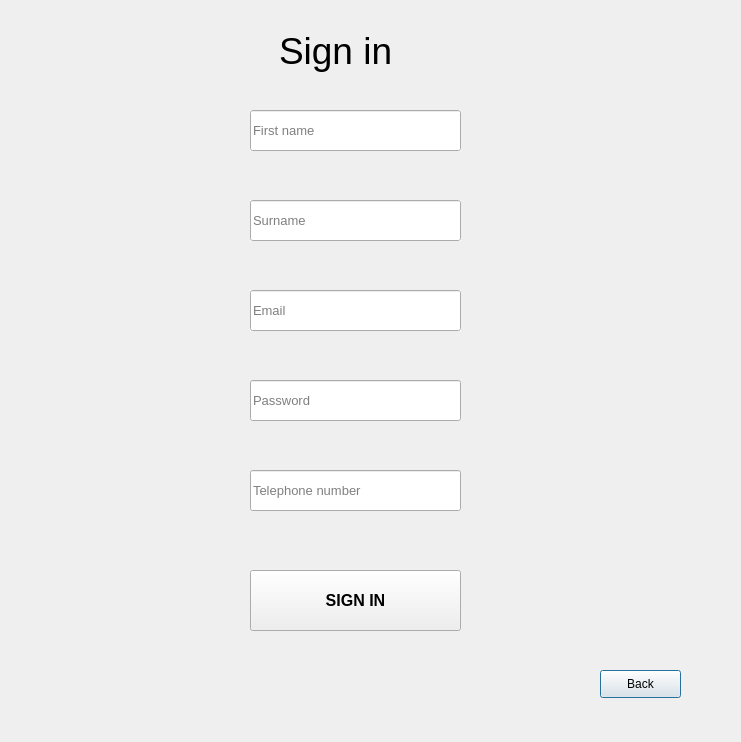
<?xml version="1.0" encoding="UTF-8"?>
<ui version="4.0">
 <class>sign_in</class>
 <widget class="QDialog" name="sign_in">
  <property name="geometry">
   <rect>
    <x>0</x>
    <y>0</y>
    <width>741</width>
    <height>742</height>
   </rect>
  </property>
  <property name="windowTitle">
   <string>Dialog</string>
  </property>
  <widget class="QLineEdit" name="first_name">
   <property name="enabled">
    <bool>true</bool>
   </property>
   <property name="geometry">
    <rect>
     <x>250</x>
     <y>110</y>
     <width>211</width>
     <height>41</height>
    </rect>
   </property>
   <property name="font">
    <font>
     <pointsize>10</pointsize>
    </font>
   </property>
   <property name="toolTip">
    <string/>
   </property>
   <property name="autoFillBackground">
    <bool>true</bool>
   </property>
   <property name="text">
    <string/>
   </property>
   <property name="echoMode">
    <enum>QLineEdit::EchoMode::Normal</enum>
   </property>
   <property name="placeholderText">
    <string>First name</string>
   </property>
  </widget>
  <widget class="QLineEdit" name="password">
   <property name="geometry">
    <rect>
     <x>250</x>
     <y>380</y>
     <width>211</width>
     <height>41</height>
    </rect>
   </property>
   <property name="font">
    <font>
     <pointsize>10</pointsize>
    </font>
   </property>
   <property name="toolTip">
    <string>&lt;html&gt;&lt;head/&gt;&lt;body&gt;&lt;p&gt;Password must contain at least:&lt;br/&gt;- 3 special signs&lt;br/&gt;- 3 big letters&lt;br/&gt;- 3 numbers&lt;/p&gt;&lt;p&gt;and be at leat 8 letters long&lt;/p&gt;&lt;/body&gt;&lt;/html&gt;</string>
   </property>
   <property name="text">
    <string/>
   </property>
   <property name="echoMode">
    <enum>QLineEdit::EchoMode::Password</enum>
   </property>
   <property name="placeholderText">
    <string>Password</string>
   </property>
  </widget>
  <widget class="QLabel" name="error_on_password">
   <property name="geometry">
    <rect>
     <x>249</x>
     <y>430</y>
     <width>211</width>
     <height>19</height>
    </rect>
   </property>
   <property name="font">
    <font>
     <pointsize>10</pointsize>
     <bold>true</bold>
    </font>
   </property>
   <property name="styleSheet">
    <string notr="true">QLabel{color: red;}</string>
   </property>
   <property name="text">
    <string/>
   </property>
  </widget>
  <widget class="QLabel" name="label">
   <property name="geometry">
    <rect>
     <x>279</x>
     <y>20</y>
     <width>191</width>
     <height>61</height>
    </rect>
   </property>
   <property name="font">
    <font>
     <pointsize>28</pointsize>
    </font>
   </property>
   <property name="text">
    <string>Sign in</string>
   </property>
  </widget>
  <widget class="QLabel" name="error_on_surname">
   <property name="geometry">
    <rect>
     <x>249</x>
     <y>250</y>
     <width>211</width>
     <height>19</height>
    </rect>
   </property>
   <property name="font">
    <font>
     <pointsize>10</pointsize>
     <bold>true</bold>
    </font>
   </property>
   <property name="styleSheet">
    <string notr="true">QLabel{color: red;}</string>
   </property>
   <property name="text">
    <string/>
   </property>
  </widget>
  <widget class="QPushButton" name="sign_to_db">
   <property name="geometry">
    <rect>
     <x>250</x>
     <y>570</y>
     <width>211</width>
     <height>61</height>
    </rect>
   </property>
   <property name="font">
    <font>
     <pointsize>12</pointsize>
     <bold>true</bold>
    </font>
   </property>
   <property name="autoFillBackground">
    <bool>false</bool>
   </property>
   <property name="text">
    <string>SIGN IN</string>
   </property>
   <property name="autoDefault">
    <bool>false</bool>
   </property>
   <property name="default">
    <bool>false</bool>
   </property>
  </widget>
  <widget class="QLabel" name="error_on_first_name">
   <property name="geometry">
    <rect>
     <x>249</x>
     <y>160</y>
     <width>211</width>
     <height>19</height>
    </rect>
   </property>
   <property name="font">
    <font>
     <pointsize>10</pointsize>
     <bold>true</bold>
    </font>
   </property>
   <property name="styleSheet">
    <string notr="true">QLabel{color: red;}</string>
   </property>
   <property name="text">
    <string/>
   </property>
  </widget>
  <widget class="QLabel" name="error_on_email">
   <property name="geometry">
    <rect>
     <x>249</x>
     <y>340</y>
     <width>211</width>
     <height>19</height>
    </rect>
   </property>
   <property name="font">
    <font>
     <pointsize>10</pointsize>
     <bold>true</bold>
    </font>
   </property>
   <property name="styleSheet">
    <string notr="true">QLabel{color: red;}</string>
   </property>
   <property name="text">
    <string/>
   </property>
  </widget>
  <widget class="QPushButton" name="back_button">
   <property name="geometry">
    <rect>
     <x>600</x>
     <y>670</y>
     <width>81</width>
     <height>28</height>
    </rect>
   </property>
   <property name="text">
    <string>Back</string>
   </property>
  </widget>
  <widget class="QLineEdit" name="surname">
   <property name="enabled">
    <bool>true</bool>
   </property>
   <property name="geometry">
    <rect>
     <x>250</x>
     <y>200</y>
     <width>211</width>
     <height>41</height>
    </rect>
   </property>
   <property name="font">
    <font>
     <pointsize>10</pointsize>
    </font>
   </property>
   <property name="toolTip">
    <string/>
   </property>
   <property name="autoFillBackground">
    <bool>true</bool>
   </property>
   <property name="text">
    <string/>
   </property>
   <property name="echoMode">
    <enum>QLineEdit::EchoMode::Normal</enum>
   </property>
   <property name="placeholderText">
    <string>Surname</string>
   </property>
  </widget>
  <widget class="QLabel" name="error_on_phone_number">
   <property name="geometry">
    <rect>
     <x>249</x>
     <y>520</y>
     <width>211</width>
     <height>19</height>
    </rect>
   </property>
   <property name="font">
    <font>
     <pointsize>10</pointsize>
     <bold>true</bold>
    </font>
   </property>
   <property name="styleSheet">
    <string notr="true">QLabel{color: red;}</string>
   </property>
   <property name="text">
    <string/>
   </property>
  </widget>
  <widget class="QLineEdit" name="telephone_number">
   <property name="geometry">
    <rect>
     <x>250</x>
     <y>470</y>
     <width>211</width>
     <height>41</height>
    </rect>
   </property>
   <property name="font">
    <font>
     <pointsize>10</pointsize>
    </font>
   </property>
   <property name="text">
    <string/>
   </property>
   <property name="echoMode">
    <enum>QLineEdit::EchoMode::Normal</enum>
   </property>
   <property name="placeholderText">
    <string>Telephone number</string>
   </property>
  </widget>
  <widget class="QLineEdit" name="email">
   <property name="enabled">
    <bool>true</bool>
   </property>
   <property name="geometry">
    <rect>
     <x>250</x>
     <y>290</y>
     <width>211</width>
     <height>41</height>
    </rect>
   </property>
   <property name="font">
    <font>
     <pointsize>10</pointsize>
    </font>
   </property>
   <property name="toolTip">
    <string/>
   </property>
   <property name="autoFillBackground">
    <bool>true</bool>
   </property>
   <property name="text">
    <string/>
   </property>
   <property name="echoMode">
    <enum>QLineEdit::EchoMode::Normal</enum>
   </property>
   <property name="placeholderText">
    <string>Email</string>
   </property>
  </widget>
 </widget>
 <resources/>
 <connections/>
</ui>
